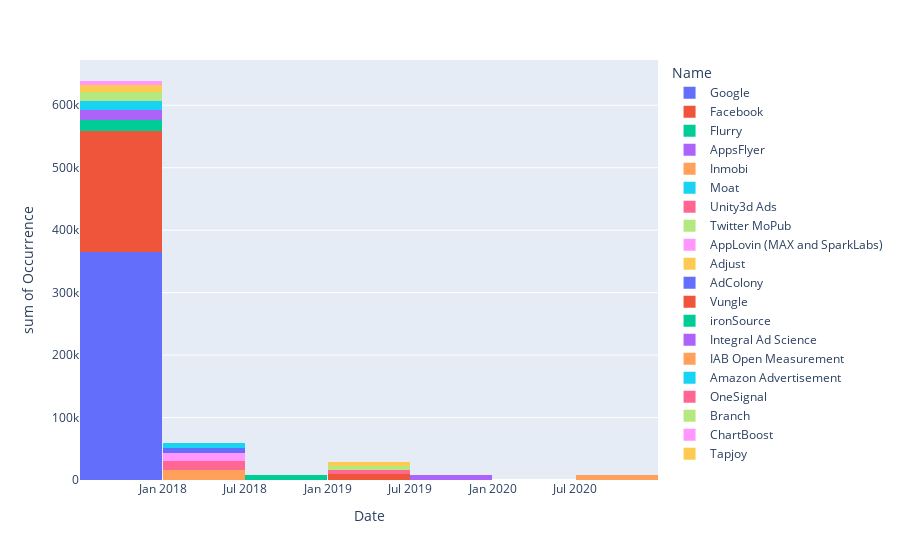

The code cell stored with this chart in its notebook:
### Code cell
del most_used_trackers["Name"]
frames = [df, most_used_trackers]
resultat = pandas.concat(frames, axis=1)

fig = px.histogram(resultat, x=resultat["Date"], y=resultat["Occurrence"], color=resultat["Name"])
fig.show()

### Figure 1 — Plotly figure (JSON) as saved in the notebook; plotly's stock layout.template omitted (floating-point values rounded to 4 significant figures)
{"data": [{"alignmentgroup": "True", "bingroup": "x", "histfunc": "sum", "hovertemplate": "Name=Google<br>Date=%{x}<br>sum of Occurrence=%{y}<extra></extra>", "legendgroup": "Google", "marker": {"color": "#636efa", "pattern": {"shape": ""}}, "name": "Google", "offsetgroup": "Google", "orientation": "v", "showlegend": true, "type": "histogram", "x": ["2017-09-24"], "xaxis": "x", "y": [365191], "yaxis": "y"}, {"alignmentgroup": "True", "bingroup": "x", "histfunc": "sum", "hovertemplate": "Name=Facebook<br>Date=%{x}<br>sum of Occurrence=%{y}<extra></extra>", "legendgroup": "Facebook", "marker": {"color": "#EF553B", "pattern": {"shape": ""}}, "name": "Facebook", "offsetgroup": "Facebook", "orientation": "v", "showlegend": true, "type": "histogram", "x": ["2017-12-05"], "xaxis": "x", "y": [193197], "yaxis": "y"}, {"alignmentgroup": "True", "bingroup": "x", "histfunc": "sum", "hovertemplate": "Name=Flurry<br>Date=%{x}<br>sum of Occurrence=%{y}<extra></extra>", "legendgroup": "Flurry", "marker": {"color": "#00cc96", "pattern": {"shape": ""}}, "name": "Flurry", "offsetgroup": "Flurry", "orientation": "v", "showlegend": true, "type": "histogram", "x": ["2017-09-24"], "xaxis": "x", "y": [17663], "yaxis": "y"}, {"alignmentgroup": "True", "bingroup": "x", "histfunc": "sum", "hovertemplate": "Name=AppsFlyer<br>Date=%{x}<br>sum of Occurrence=%{y}<extra></extra>", "legendgroup": "AppsFlyer", "marker": {"color": "#ab63fa", "pattern": {"shape": ""}}, "name": "AppsFlyer", "offsetgroup": "AppsFlyer", "orientation": "v", "showlegend": true, "type": "histogram", "x": ["2017-09-24"], "xaxis": "x", "y": [16051], "yaxis": "y"}, {"alignmentgroup": "True", "bingroup": "x", "histfunc": "sum", "hovertemplate": "Name=Inmobi<br>Date=%{x}<br>sum of Occurrence=%{y}<extra></extra>", "legendgroup": "Inmobi", "marker": {"color": "#FFA15A", "pattern": {"shape": ""}}, "name": "Inmobi", "offsetgroup": "Inmobi", "orientation": "v", "showlegend": true, "type": "histogram", "x": ["2018-03-04"], "xaxis": "x", "y": [15840], "yaxis": "y"}, {"alignmentgroup": "True", "bingroup": "x", "histfunc": "sum", "hovertemplate": "Name=Moat<br>Date=%{x}<br>sum of Occurrence=%{y}<extra></extra>", "legendgroup": "Moat", "marker": {"color": "#19d3f3", "pattern": {"shape": ""}}, "name": "Moat", "offsetgroup": "Moat", "orientation": "v", "showlegend": true, "type": "histogram", "x": ["2017-12-03"], "xaxis": "x", "y": [15131], "yaxis": "y"}, {"alignmentgroup": "True", "bingroup": "x", "histfunc": "sum", "hovertemplate": "Name=Unity3d Ads<br>Date=%{x}<br>sum of Occurrence=%{y}<extra></extra>", "legendgroup": "Unity3d Ads", "marker": {"color": "#FF6692", "pattern": {"shape": ""}}, "name": "Unity3d Ads", "offsetgroup": "Unity3d Ads", "orientation": "v", "showlegend": true, "type": "histogram", "x": ["2018-03-04"], "xaxis": "x", "y": [14929], "yaxis": "y"}, {"alignmentgroup": "True", "bingroup": "x", "histfunc": "sum", "hovertemplate": "Name=Twitter MoPub<br>Date=%{x}<br>sum of Occurrence=%{y}<extra></extra>", "legendgroup": "Twitter MoPub", "marker": {"color": "#B6E880", "pattern": {"shape": ""}}, "name": "Twitter MoPub", "offsetgroup": "Twitter MoPub", "orientation": "v", "showlegend": true, "type": "histogram", "x": ["2017-09-27"], "xaxis": "x", "y": [13844], "yaxis": "y"}, {"alignmentgroup": "True", "bingroup": "x", "histfunc": "sum", "hovertemplate": "Name=AppLovin (MAX and SparkLabs)<br>Date=%{x}<br>sum of Occurrence=%{y}<extra></extra>", "legendgroup": "AppLovin (MAX and SparkLabs)", "marker": {"color": "#FF97FF", "pattern": {"shape": ""}}, "name": "AppLovin (MAX and SparkLabs)", "offsetgroup": "AppLovin (MAX and SparkLabs)", "orientation": "v", "showlegend": true, "type": "histogram", "x": ["2018-01-05"], "xaxis": "x", "y": [11686], "yaxis": "y"}, {"alignmentgroup": "True", "bingroup": "x", "histfunc": "sum", "hovertemplate": "Name=Adjust<br>Date=%{x}<br>sum of Occurrence=%{y}<extra></extra>", "legendgroup": "Adjust", "marker": {"color": "#FECB52", "pattern": {"shape": ""}}, "name": "Adjust", "offsetgroup": "Adjust", "orientation": "v", "showlegend": true, "type": "histogram", "x": ["2017-12-03"], "xaxis": "x", "y": [11362], "yaxis": "y"}, {"alignmentgroup": "True", "bingroup": "x", "histfunc": "sum", "hovertemplate": "Name=AdColony<br>Date=%{x}<br>sum of Occurrence=%{y}<extra></extra>", "legendgroup": "AdColony", "marker": {"color": "#636efa", "pattern": {"shape": ""}}, "name": "AdColony", "offsetgroup": "AdColony", "orientation": "v", "showlegend": true, "type": "histogram", "x": ["2018-03-04"], "xaxis": "x", "y": [9266], "yaxis": "y"}, {"alignmentgroup": "True", "bingroup": "x", "histfunc": "sum", "hovertemplate": "Name=Vungle<br>Date=%{x}<br>sum of Occurrence=%{y}<extra></extra>", "legendgroup": "Vungle", "marker": {"color": "#EF553B", "pattern": {"shape": ""}}, "name": "Vungle", "offsetgroup": "Vungle", "orientation": "v", "showlegend": true, "type": "histogram", "x": ["2019-03-10"], "xaxis": "x", "y": [9012], "yaxis": "y"}, {"alignmentgroup": "True", "bingroup": "x", "histfunc": "sum", "hovertemplate": "Name=ironSource<br>Date=%{x}<br>sum of Occurrence=%{y}<extra></extra>", "legendgroup": "ironSource", "marker": {"color": "#00cc96", "pattern": {"shape": ""}}, "name": "ironSource", "offsetgroup": "ironSource", "orientation": "v", "showlegend": true, "type": "histogram", "x": ["2018-08-16"], "xaxis": "x", "y": [8136], "yaxis": "y"}, {"alignmentgroup": "True", "bingroup": "x", "histfunc": "sum", "hovertemplate": "Name=Integral Ad Science<br>Date=%{x}<br>sum of Occurrence=%{y}<extra></extra>", "legendgroup": "Integral Ad Science", "marker": {"color": "#ab63fa", "pattern": {"shape": ""}}, "name": "Integral Ad Science", "offsetgroup": "Integral Ad Science", "orientation": "v", "showlegend": true, "type": "histogram", "x": ["2019-10-26"], "xaxis": "x", "y": [7615], "yaxis": "y"}, {"alignmentgroup": "True", "bingroup": "x", "histfunc": "sum", "hovertemplate": "Name=IAB Open Measurement<br>Date=%{x}<br>sum of Occurrence=%{y}<extra></extra>", "legendgroup": "IAB Open Measurement", "marker": {"color": "#FFA15A", "pattern": {"shape": ""}}, "name": "IAB Open Measurement", "offsetgroup": "IAB Open Measurement", "orientation": "v", "showlegend": true, "type": "histogram", "x": ["2020-09-19"], "xaxis": "x", "y": [7594], "yaxis": "y"}, {"alignmentgroup": "True", "bingroup": "x", "histfunc": "sum", "hovertemplate": "Name=Amazon Advertisement<br>Date=%{x}<br>sum of Occurrence=%{y}<extra></extra>", "legendgroup": "Amazon Advertisement", "marker": {"color": "#19d3f3", "pattern": {"shape": ""}}, "name": "Amazon Advertisement", "offsetgroup": "Amazon Advertisement", "orientation": "v", "showlegend": true, "type": "histogram", "x": ["2018-03-04"], "xaxis": "x", "y": [7101], "yaxis": "y"}, {"alignmentgroup": "True", "bingroup": "x", "histfunc": "sum", "hovertemplate": "Name=OneSignal<br>Date=%{x}<br>sum of Occurrence=%{y}<extra></extra>", "legendgroup": "OneSignal", "marker": {"color": "#FF6692", "pattern": {"shape": ""}}, "name": "OneSignal", "offsetgroup": "OneSignal", "orientation": "v", "showlegend": true, "type": "histogram", "x": ["2019-04-15"], "xaxis": "x", "y": [6696], "yaxis": "y"}, {"alignmentgroup": "True", "bingroup": "x", "histfunc": "sum", "hovertemplate": "Name=Branch<br>Date=%{x}<br>sum of Occurrence=%{y}<extra></extra>", "legendgroup": "Branch", "marker": {"color": "#B6E880", "pattern": {"shape": ""}}, "name": "Branch", "offsetgroup": "Branch", "orientation": "v", "showlegend": true, "type": "histogram", "x": ["2019-03-10"], "xaxis": "x", "y": [6677], "yaxis": "y"}, {"alignmentgroup": "True", "bingroup": "x", "histfunc": "sum", "hovertemplate": "Name=ChartBoost<br>Date=%{x}<br>sum of Occurrence=%{y}<extra></extra>", "legendgroup": "ChartBoost", "marker": {"color": "#FF97FF", "pattern": {"shape": ""}}, "name": "ChartBoost", "offsetgroup": "ChartBoost", "orientation": "v", "showlegend": true, "type": "histogram", "x": ["2017-12-03"], "xaxis": "x", "y": [6435], "yaxis": "y"}, {"alignmentgroup": "True", "bingroup": "x", "histfunc": "sum", "hovertemplate": "Name=Tapjoy<br>Date=%{x}<br>sum of Occurrence=%{y}<extra></extra>", "legendgroup": "Tapjoy", "marker": {"color": "#FECB52", "pattern": {"shape": ""}}, "name": "Tapjoy", "offsetgroup": "Tapjoy", "orientation": "v", "showlegend": true, "type": "histogram", "x": ["2019-04-15"], "xaxis": "x", "y": [5722], "yaxis": "y"}], "layout": {"barmode": "relative", "legend": {"title": {"text": "Name"}, "tracegroupgap": 0}, "margin": {"t": 60}, "xaxis": {"anchor": "y", "domain": [0, 1], "title": {"text": "Date"}}, "yaxis": {"anchor": "x", "domain": [0, 1], "title": {"text": "sum of Occurrence"}}}}
